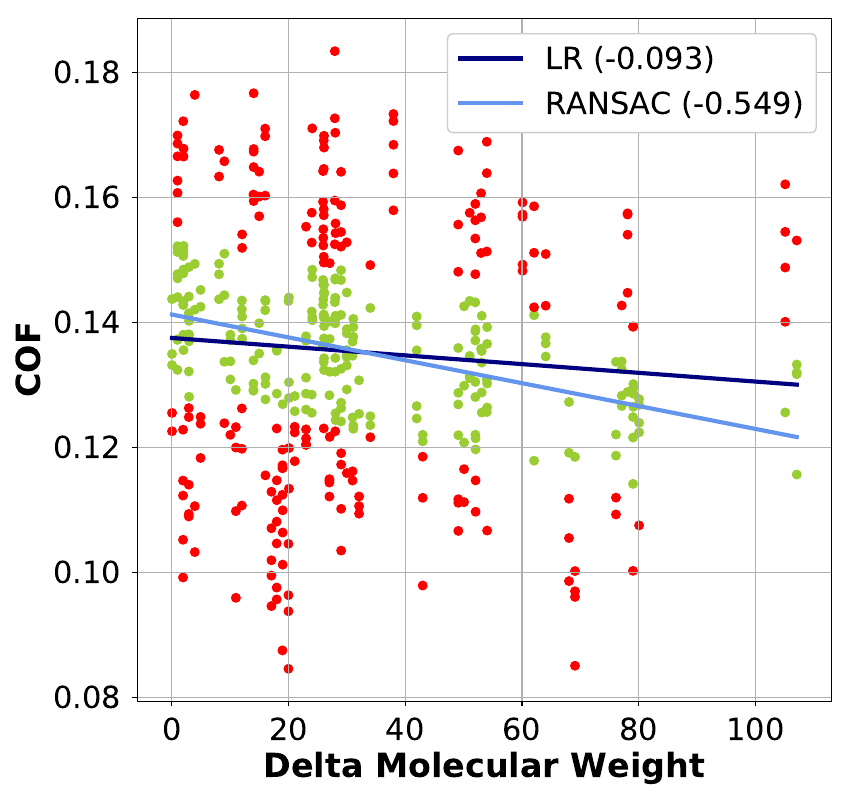

Generate this figure with Python:
import matplotlib.pyplot as plt
import numpy as np
import pandas as pd
import signac
from scipy import stats
from sklearn import linear_model, datasets
from tabulate import tabulate

project = signac.get_project()
df_index = pd.DataFrame(project.index())
df_index = df_index.set_index(['_id'])
statepoints = {doc['_id']: doc['statepoint'] for doc in project.index()}
df = pd.DataFrame(statepoints).T.join(df_index)

fig = plt.figure(1)
ax = plt.subplot(111)

all_x = []
all_y = []
all_terminal_groups = []
all_chainlengths = []

for job in project:
    all_x.append(job.document['delta_molecular_weight'])
    all_y.append(job.document['COF'])
    all_terminal_groups.append(job.sp['terminal_groups'])

all_x = np.array(all_x)
all_y = np.array(all_y)
X = np.array([[val] for val in all_x])
lr = linear_model.LinearRegression()
lr.fit(X, all_y)
_, _, r_all, _, _ = stats.linregress(all_x, all_y)

ransac = linear_model.RANSACRegressor(random_state=92)
ransac.fit(X, all_y)
inlier_mask = ransac.inlier_mask_
outlier_mask = np.logical_not(inlier_mask)

outliers = np.array([all_terminal_groups[i] for i, val
    in enumerate(outlier_mask) if val])
headers = ['Terminal group 1', 'Terminal group 2']
table = tabulate(outliers, headers, tablefmt='fancy_grid')
print(table)

_, _, r_ransac, _, _ = stats.linregress(all_x[inlier_mask], all_y[inlier_mask])

line_X = np.linspace(all_x.min(), all_x.max(), 10)[:, np.newaxis]
line_y = lr.predict(line_X)
line_y_ransac = ransac.predict(line_X)

print("Pearson correlations (Linear regression, RANSAC):")
print(r_all, r_ransac)

plt.scatter(X[inlier_mask], all_y[inlier_mask], color='yellowgreen', marker='.',
    s=150)
plt.scatter(X[outlier_mask], all_y[outlier_mask], color='red', marker='.', s=150)
plt.plot(line_X, line_y, color='navy', label='LR ({:.3f})'.format(r_all))
plt.plot(line_X, line_y_ransac, color='cornflowerblue', 
    label='RANSAC ({:.3f})'.format(r_ransac))

plt.xlabel('Delta Molecular Weight')
ax.set_ylabel('COF')
plt.legend()
plt.tight_layout()
plt.savefig('cof-Dweight.pdf')
